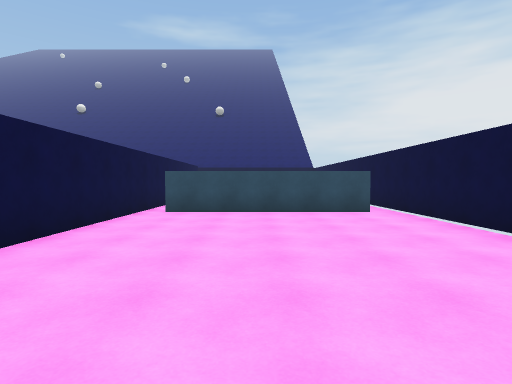
[1] (above)

20 first-person views from a walk through a scene from a Unity 3-D project. The camera is 1.5 m above the floor, tilts 2° down and sees 80° across. The floor is counted in squares, 2 m on a side. Each view is taken from the middle of a square. On the plan, view 1 faces up. The plan holds only what a view shows up to about 10 squares ahead; the rest is blank. The place goes on beyond the plan. The player is left out. Surface patterns are stand-ins for the level's own textures.

[2]
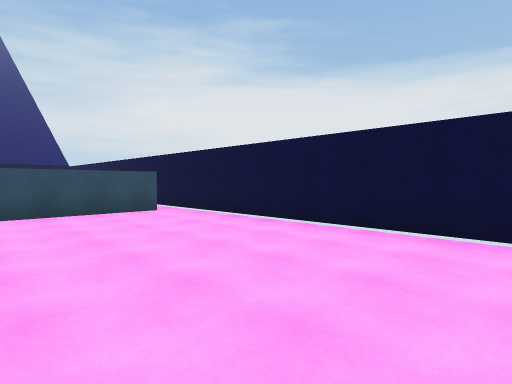

[3]
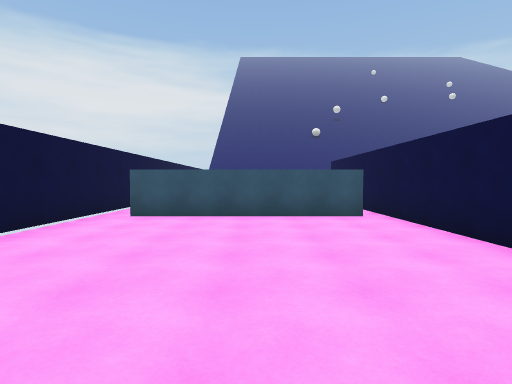

[4]
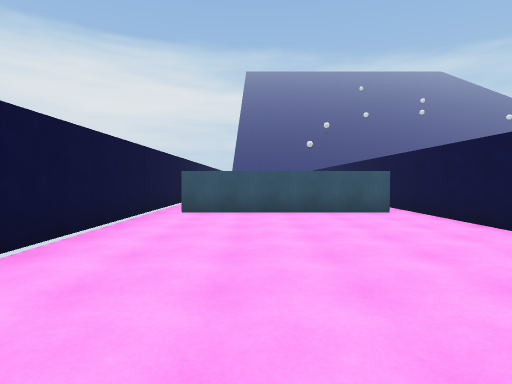

[5]
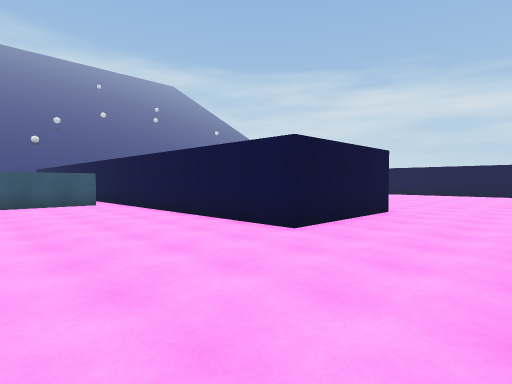

[6]
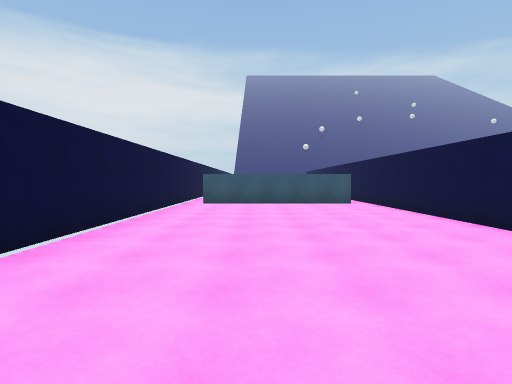

[7]
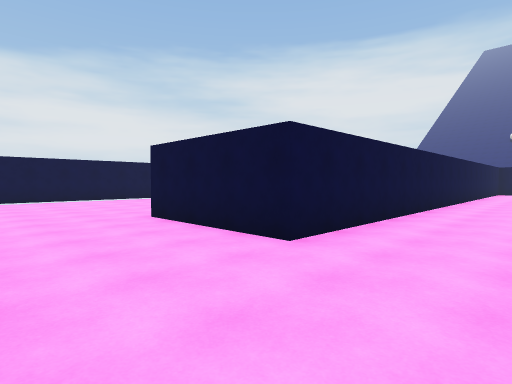

[8]
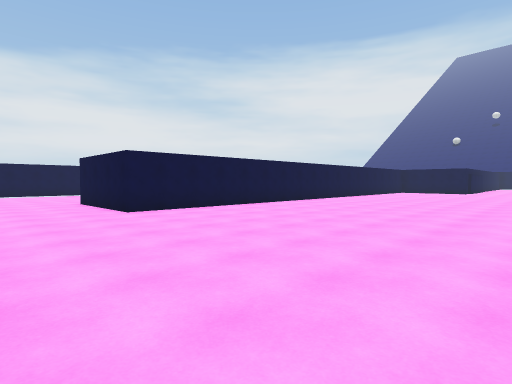

[9]
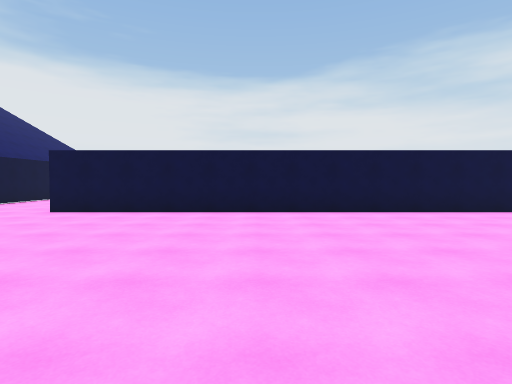

[10]
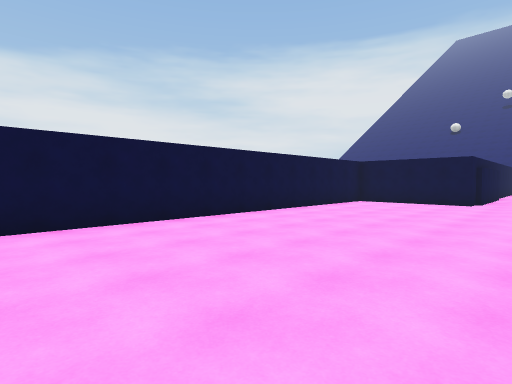

[11]
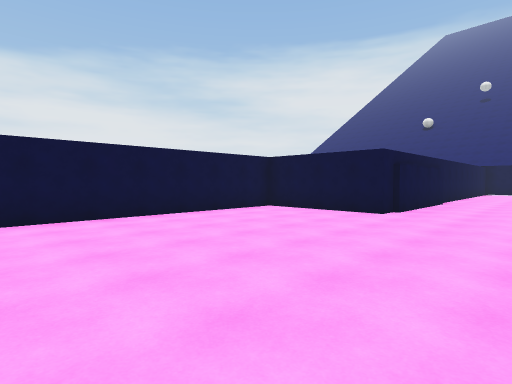

[12]
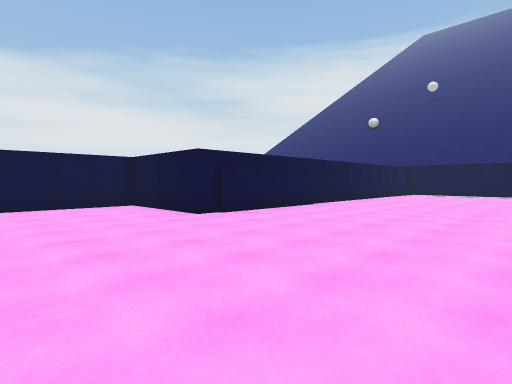

[13]
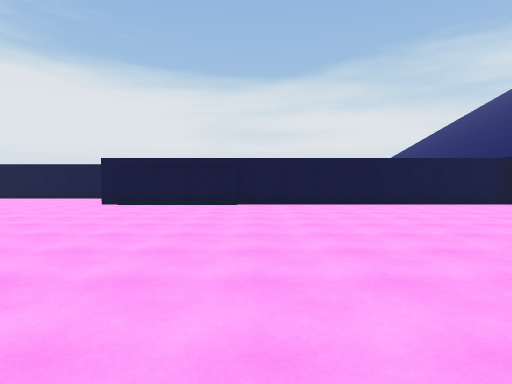

[14]
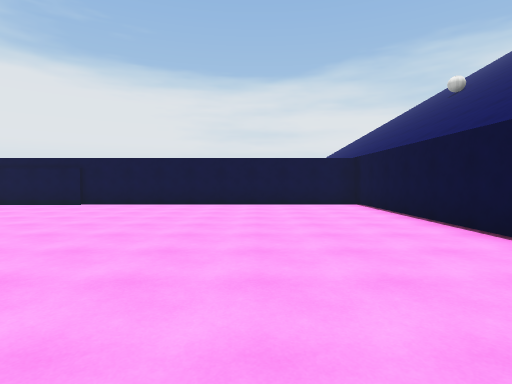

[15]
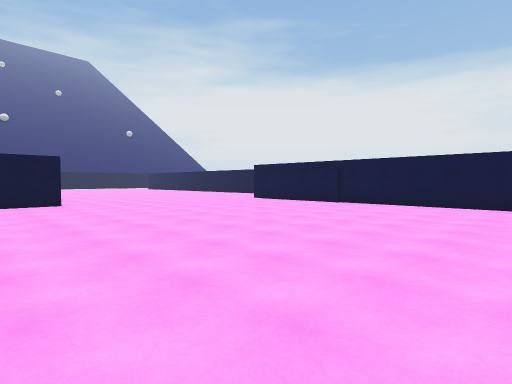

[16]
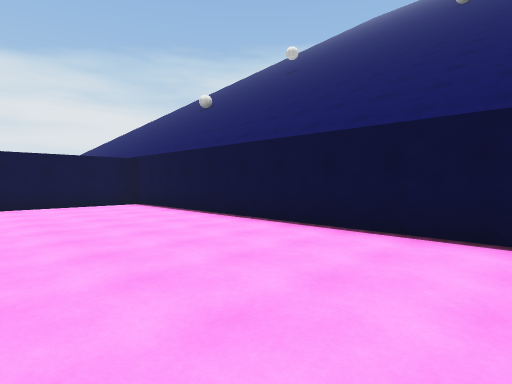

[17]
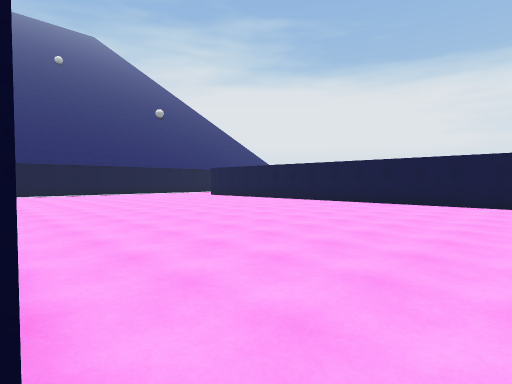

[18]
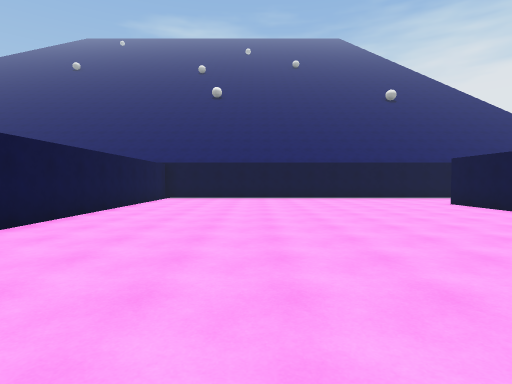

[19]
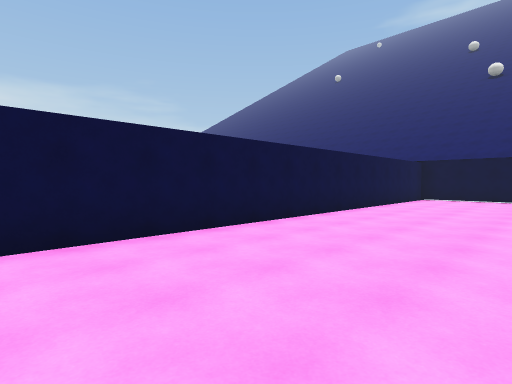

[20]
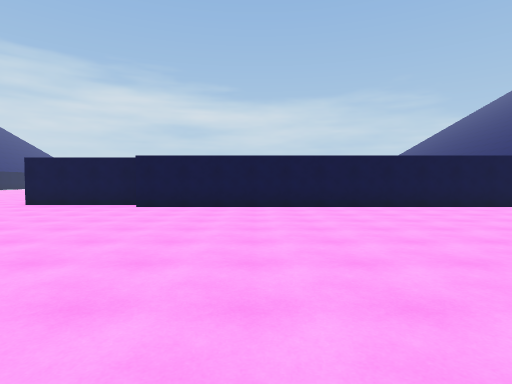

### Floor plan
Points are (right, up) in squares from view 1. A wall is a line through its corners. A room is listed if a view was taken in it or the views show most of it. See-through windows are left out.
Room 1 (views 1, 2, 3)
walls: (-2.4, -0.5) (2.8, -0.5); (-2.9, 7) (-2.9, -2.2); (3.5, -0.5) (3.5, 6.5); (2.9, 7.4) (-2.2, 7.4)
ways out: opening at (3, 7) to room 2; gap at (-2, 7) to room 2; opening at (3, -1); gap at (-2, -1)
Room 2 (views 4, 5, 6, 7, 8, 9, 10, 11, 12, 13, 14, 15, 16, 17, 18, 19, 20)
walls: (-17.6, 1.2) (-17.6, -2.3) (-19.1, -2.3); (-2.2, 7.7) (2.9, 7.7); (-16.9, 15.2) (-16.9, 1.4); (3.5, 6.5) (3.5, 17); (-19.8, -16.3) (-10.1, -16.3) (-10.1, -3) (-6.6, -3) (-6.6, 15) (-2.9, 15) (-2.9, 7)
ways out: opening at (3, 7) to room 1; gap at (-2, 7) to room 1

Positions as (right, up) in squares from view 1, and headings:
1: (0, 0), facing up
2: (-1, 0), facing up-right
3: (0, 6), facing down
4: (1, 15), facing down
5: (1, 18), facing down-left
6: (1, 18), facing down
7: (-9, 18), facing down-right
8: (-14, 18), facing down-right
9: (-14, 10), facing right
10: (-12, 8), facing down-right
11: (-13, 4), facing down-right
12: (-16, 1), facing down-right
13: (-20, -8), facing right
14: (-20, -13), facing right
15: (-20, -13), facing up-right
16: (-20, -12), facing down-right
17: (-17, 1), facing up-right
18: (-13, 5), facing up
19: (-13, 5), facing up-left
20: (-8, 5), facing left
